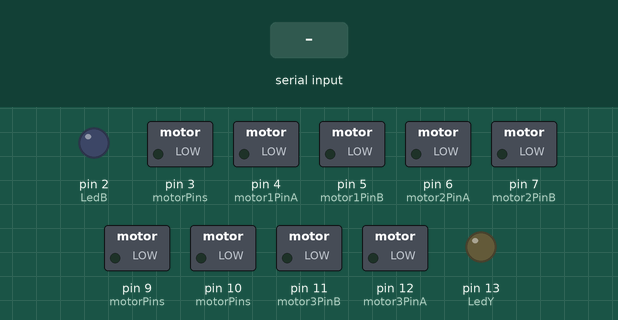
Recording of a sketch running on a simulated Arduino Uno, built with avr-gcc and run on an emulated ATmega328P. Shown: switched loads named in the sketch (green lamp = pin HIGH), output pins drawn as LEDs (lit = HIGH). The test bench sets the inputs (shaded band). What the sketch prints to the serial monitor is not drawn.

Above: at 1.2 s.
1.3 s: "L" received over Serial
At 2.4 s:
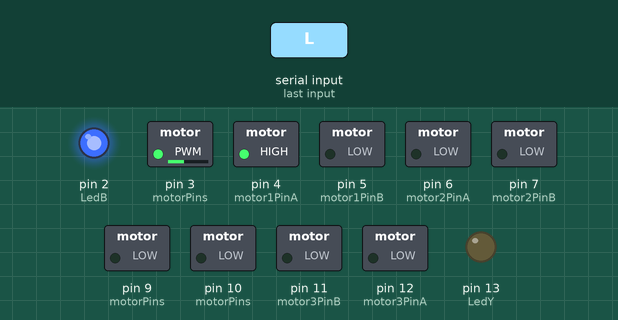
At 5.8 s:
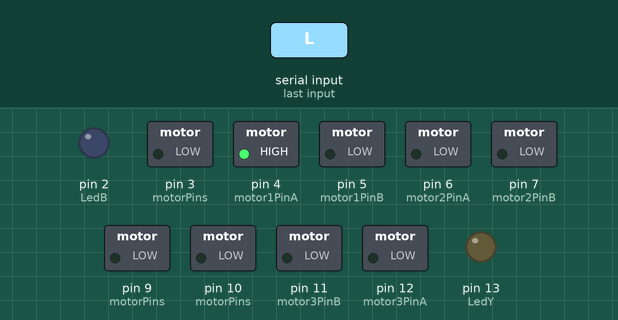
Timing chart, 0 to 7.3 s (numbered marks = the images above; inputs shaded):
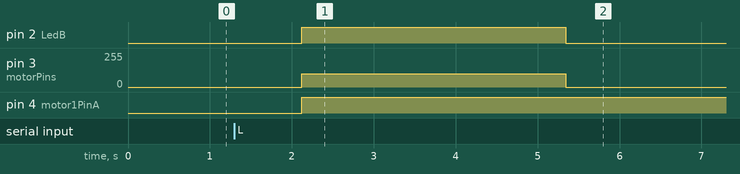

The sketch:

dk_bang_tai1.ino
```cpp
const int buttonPin = A0;

const int motor1PinA = 4; // Định nghĩa chân cho Động cơ 1
const int motor1PinB = 5;
const int motor1Enable = 3;

const int motor2PinA = 6; // Định nghĩa chân cho Động cơ 2
const int motor2PinB = 7;
const int motor2Enable = 9;

const int motor3PinA = 12; // Định nghĩa chân cho Động cơ 3
const int motor3PinB = 11;
const int motor3Enable = 10;
const int LedB = 2;
const int LedY = 13;

int buttonState = LOW;
unsigned long pressTime = 0;
unsigned long pressTime1 = 0;
const unsigned long duration = 3000;
int turnCount = 0;
int turnCount1 = 0;
int currentMotorIndex = 0;

const int runAllMotorsDuration = 5000;  // Thời gian chạy cả ba động cơ (18 giây)
unsigned long runAllMotorsStartTime = 0;
bool runAllMotors = false;

const int motorPins[3][3] = {
  {motor1PinA, motor1PinB, motor1Enable},
  {motor2PinA, motor2PinB, motor2Enable},
  {motor3PinA, motor3PinB, motor3Enable},
};

void setup() {
  pinMode(buttonPin, INPUT_PULLUP);
  for (int i = 0; i < 3; i++) {
    pinMode(motorPins[i][0], OUTPUT);
    pinMode(motorPins[i][1], OUTPUT);
    pinMode(motorPins[i][2], OUTPUT);
    digitalWrite(motorPins[i][2], LOW); // Tắt động cơ
  }

  Serial.begin(9600);
  Serial.println("Hệ thống đã khởi động");
  pinMode(LedB, OUTPUT);
  pinMode(LedY, OUTPUT);
  digitalWrite(LedY, HIGH);
  digitalWrite(LedY, HIGH);
}

void loop() {
  runMotorForMedication();
  resetAllMotors();

  // Hiển thị trạng thái của LED và giá trị của biến turnCount
  Serial.print("Trạng thái LEDB: ");
  Serial.println(digitalRead(LedB));
  Serial.print("Trạng thái LEDY: ");
  Serial.println(digitalRead(LedY));
  Serial.print("Giá trị của turnCount1: ");
  Serial.println(turnCount1);
  Serial.println("--------------------------");
  delay(1000);
}

void runMotorForMedication() {
  // Thời gian chạy động cơ để phát thuốc
  if (Serial.available() > 0) {
    char command = Serial.read();

    if (command == 'L' && pressTime == 0) {
      pressTime = millis();

      turnCount++;
      if (turnCount > 5) {
        currentMotorIndex = (currentMotorIndex + 1) % 3;  // Chuyển đến động cơ kế tiếp
        turnCount = 1;  // Đặt lại số lần quay
        Serial.println("Chuyển sang động cơ tiếp theo.");
      }
      controlMotor(currentMotorIndex, 100, 1);
      digitalWrite(LedB, HIGH);
      Serial.println("Nút được nhấn. Động cơ đang chạy...");
      turnCount1++;
    }
  }

  if (pressTime > 0 && millis() - pressTime >= duration) {
    controlMotor(currentMotorIndex, 0, 0);
    pressTime = 0;
    Serial.println("Động cơ đã dừng lại");
    digitalWrite(LedB, LOW);
  }

  // Thêm dòng code để nhấp nháy LedY sau khi chạy 15 lần
  if (turnCount1 == 15) {
    static unsigned long lastBlinkTime = 0;//dõi thời điểm cuối cùng khi LedY được nhấp nháy
    if (millis() - lastBlinkTime >= 2000) {
      digitalWrite(LedB, !digitalRead(LedB));  // Đảo trạng thái của LedB
      lastBlinkTime = millis();
    }

  }
}

void resetAllMotors() {
  // Thời gian chạy động cơ để reset 3 động cơ

  if (Serial.available() > 0) {
    char command = Serial.read();
    if (command == 'N' && pressTime == 0) {
    pressTime1 = millis();
    turnCount1 = 0;
    // Kích hoạt chạy cả ba động cơ trong 5 giây
    runAllMotors = true;
    runAllMotorsStartTime = millis();
    }
  }

  // Kiểm tra và chạy cả ba động cơ trong 5 giây
  if (runAllMotors && millis() - runAllMotorsStartTime < runAllMotorsDuration) {
    controlAllMotors(100, 1);
    digitalWrite(LedY, HIGH);
  } else {
    runAllMotors = false;  // Kết thúc chạy cả ba động cơ
    digitalWrite(LedY, LOW);
  }
}

void controlAllMotors(int speed, bool direction) {
  for (int i = 0; i < 3; i++) {
    controlMotor(i, speed, direction);
  }
}

void controlMotor(int motorIndex, int speed, bool direction) {
  if (speed > 0) {
    Serial.print("Động cơ ");
    Serial.print(motorIndex + 1);
    Serial.println(" được điều khiển.");

    analogWrite(motorPins[motorIndex][2], speed);
    digitalWrite(motorPins[motorIndex][0], direction);
    digitalWrite(motorPins[motorIndex][1], !direction);
  } else {
    digitalWrite(motorPins[motorIndex][2], LOW); // Tắt động cơ
  }
}
```

Measured:
- after the input at 1.3 s, pin 2 (LedB): LOW → HIGH after 0.82 s, → LOW 3.2 s later; pin 3 (motorPins): 0/255 → 100/255 after 0.82 s, → 0/255 3.2 s later; pin 4 (motor1PinA): LOW → HIGH after 0.82 s
